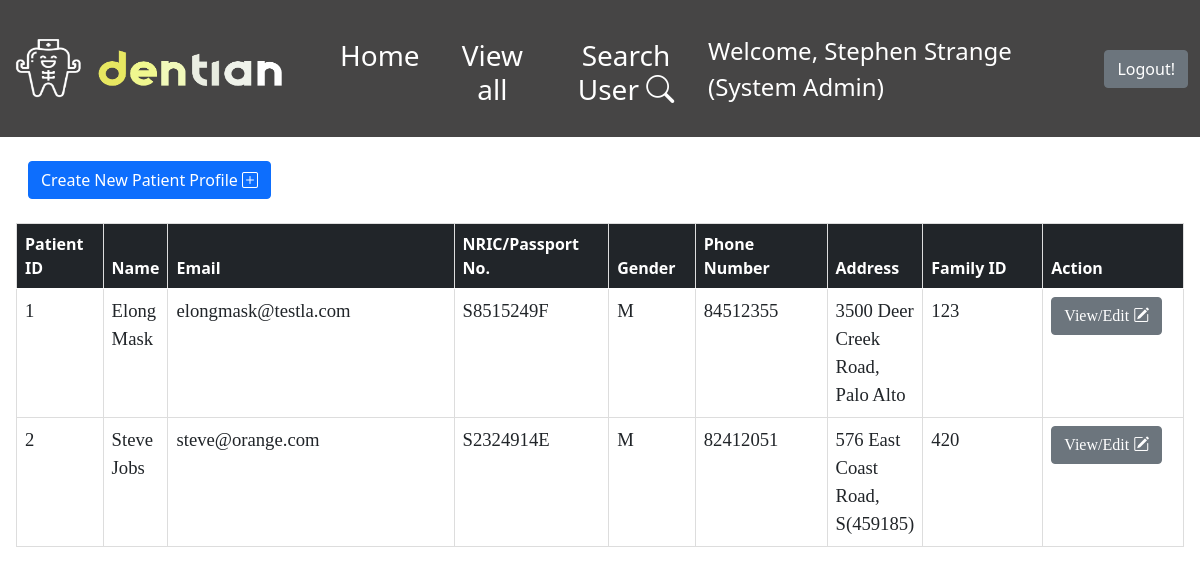
The page /ReceptionistDashboard.php (signed in) on the database as committed earlier.
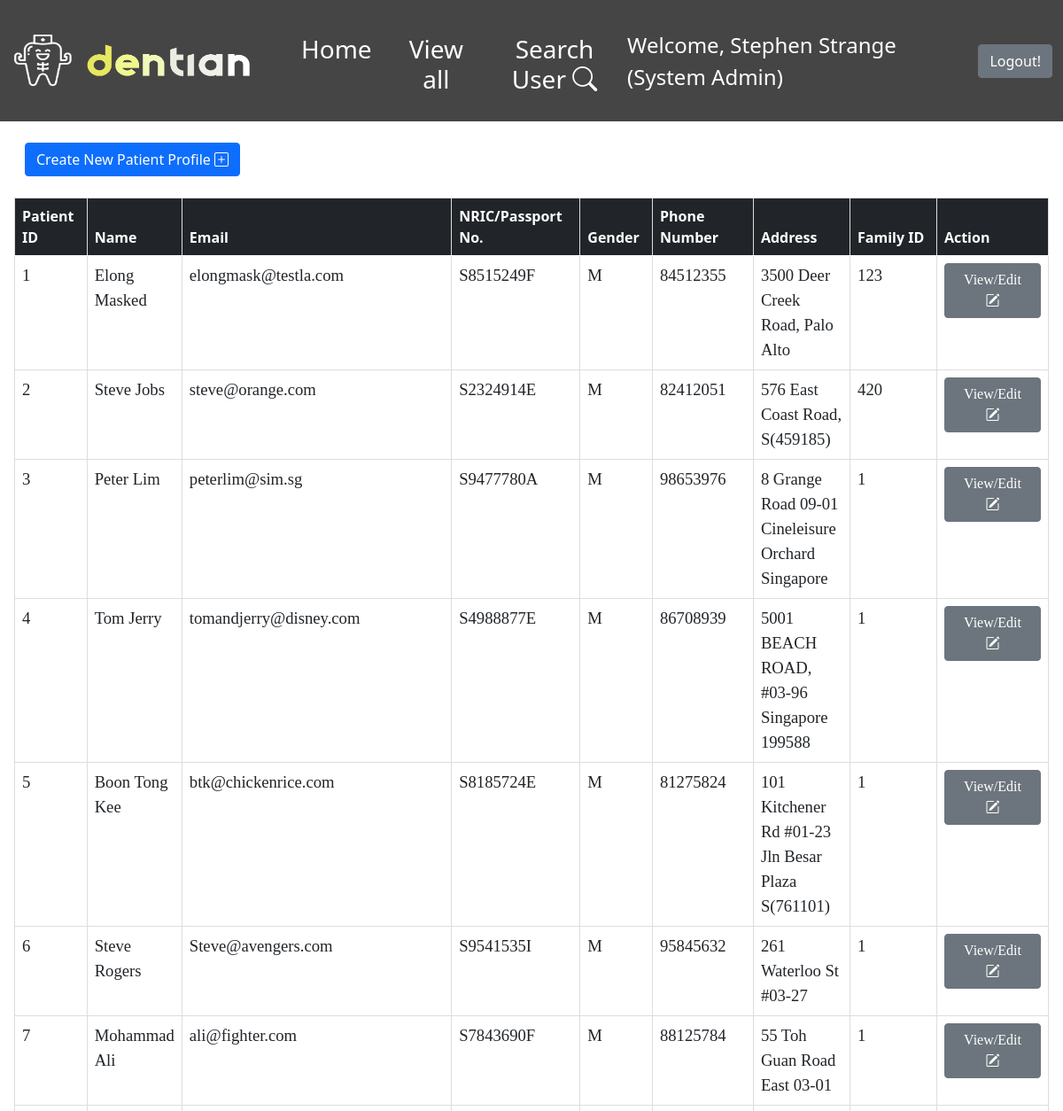
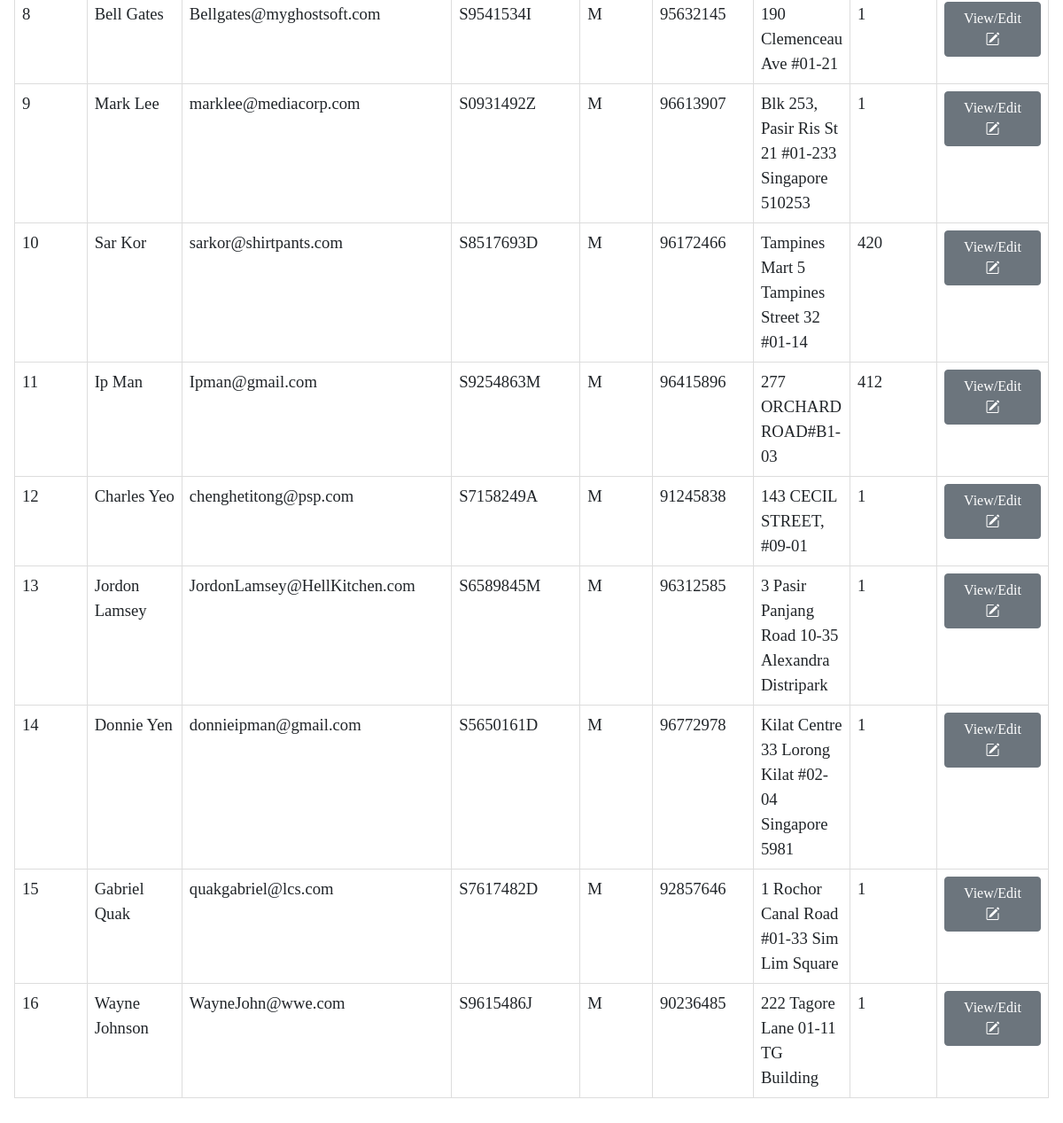
The same page on the database as committed later (2 pictures, top to bottom).
### tables this page shows
CREATE TABLE `patient_profile` (
  `Patient_ID` int(11) NOT NULL,
  `Status` varchar(10) NOT NULL DEFAULT 'Active',
  `First_Name` varchar(20) NOT NULL,
  `Last_Name` varchar(20) NOT NULL,
  `NRIC_PNum` varchar(9) NOT NULL,
  `Gender` char(1) NOT NULL,
  `Birth_Date` date DEFAULT NULL,
  `Address` varchar(50) NOT NULL,
  `Nationality` varchar(100) NOT NULL,
  `Phone_Num` int(8) NOT NULL,
  `Email` varchar(50) NOT NULL,
  `Marital Status` varchar(20) NOT NULL,
  `Occupation` varchar(50) NOT NULL,
  `Smoker` varchar(3) NOT NULL,
  `Allergies` varchar(100) DEFAULT NULL,
  `Long_term_med` varchar(200) DEFAULT NULL,
  `Existing_Med_Conds` varchar(200) DEFAULT NULL,
  `Referred_by_clinic` varchar(50) DEFAULT NULL,
  `Referred_memo` varchar(200) DEFAULT NULL,
  `Family_ID` int(100) DEFAULT NULL,
  `Emer_Name` varchar(20) NOT NULL,
  `Emer_Contact` int(8) NOT NULL,
  `Emer_relation` varchar(10) NOT NULL,
  `Subsidies` varchar(3) NOT NULL
);

### db_connection.php (called while the page is built, shortened)
<?php
class DB_Connect
{
    public function connect()
    {
        try {
            $host2 = "sql6.freemysqlhosting.net";
            $db2 = "sql6501826";
            $username2 = "sql6501826";
            $password2 = "YnaPNqTYI4";
            $conn = new PDO('mysql:host='. $host2 . '; dbname=' . $db2 , $username2, $password2);
            return $conn;
        } catch (PDOException $e) {
            print "Error: " . $e->getMessage() . "<br>";
            die();
        }
    }
}

### ReceptionistDashboard.php (the view, shortened to what this page needs)
<?php
include 'db_connection.php';
include 'Navbar.php';
if (!isset($_SESSION['Role']) && empty($_SESSION['Role'])) {
    header("Location: index.php");
    exit();
} else {
    if (!isset($_SESSION['patientprof']) && empty($_SESSION['patientprof'])) {
        $db = new DB_Connect();
        $stmt = $db->connect()->prepare("SELECT * FROM patient_profile");
        $stmt->execute();
        if ($stmt->rowCount() > 0) {
            $patients_profile = $stmt->fetchAll(PDO::FETCH_ASSOC);
        }
    } else {
        $addSuccess = '';
        $patients_profile =  $_SESSION['patientprof'];
        $errormsg = $_SESSION['errorMsg'];
        $rowCount = $_SESSION['rowCount'];
    }
}
?>
<html>
<head>
    <link rel="stylesheet" href="https://cdn.jsdelivr.net/npm/bootstrap-icons@1.8.1/font/bootstrap-icons.css">
    <link href="https://cdn.jsdelivr.net/npm/bootstrap@5.0.2/dist/css/bootstrap.min.css" rel="stylesheet">
    <link rel="stylesheet" href="https://cdn.jsdelivr.net/npm/bootstrap-icons@1.8.1/font/bootstrap-icons.css">
</head>
<body>
    <div class="w-100 p-3">
        <nav class="navbar navbar-light bg-transparent">
            <div class="container-fluid mb-3">
                <button class="btn btn-primary" type="submit" name="logout" onclick="location.href = 'CreatePatientProfile.php';">Create New Patient Profile <i class="bi bi-plus-square"></i></button>
            </div>
        </nav>
        <table class="table table-hover ps-1">
            <thead class="table-dark">
                <tr>
                    <th scope="col" style="width: 100px">Patient ID</th>
                    <th scope="col">Name</th>
                    <th scope="col" style="width: 400px">Email</th>
                    <th scope="col" style="width: 180px">NRIC/Passport No.</th>
                    <th scope="col" style="width: 100px">Gender</th>
                    <th scope="col" style="width: 180px">Phone Number</th>
                    <th scope="col">Address</th>
                    <th scope="col" style="width: 180px">Family ID</th>
                    <th scope="col" style="width: 180px">Action</th>
                </tr>
            </thead>
            <tbody>
                <?php
                foreach ($patients_profile as $patients) {
                    echo
                    '<tr>' .
                        '<td scope="row">' . $patients['Patient_ID'] . '</td>' .
                        '<td>' . $patients['First_Name'] . ' ' . $patients['Last_Name'] . '</td>' .
                        '<td>' . $patients['Email'] . '</td>' .
                        '<td>' . $patients['NRIC_PNum'] . '</td>' .
                        '<td>' . $patients['Gender'] . '</td>' .
                        '<td>' . $patients['Phone_Num'] . '</td>' .
                        '<td>' . $patients['Address'] . '</td>' .
                        '<td>' . $patients['Family_ID'] . '</td>' .
                        '<td><button type="button" class="btn btn-secondary editBtn">View/Edit <i class="bi bi-pencil-square"></i></button></td>' .
                        '</tr>';
                }
                ?>
            </tbody>
        </table>
    </div>
</body>
</html>

Rows that differ between the two databases and show on the page:
changed patient_profile "Elong": Last_Name "Mask" → "Masked"
added patient_profile: Patient_ID "3", First_Name "Peter", Last_Name "Lim", Email "peterlim@sim.sg", NRIC_PNum "S9477780A", Gender "M", Phone_Num "98653976", Address "8 Grange Road 09-01 Cineleisure Orchard Singapore", Family_ID "1"
added patient_profile: Patient_ID "4", First_Name "Tom", Last_Name "Jerry", Email "tomandjerry@disney.com", NRIC_PNum "S4988877E", Gender "M", Phone_Num "86708939", Address "5001 BEACH ROAD, #03-96 Singapore 199588", Family_ID "1"
added patient_profile: Patient_ID "5", First_Name "Boon", Last_Name "Tong Kee", Email "btk@chickenrice.com", NRIC_PNum "S8185724E", Gender "M", Phone_Num "81275824", Address "101 Kitchener Rd #01-23 Jln Besar Plaza S(761101)", Family_ID "1"
added patient_profile: Patient_ID "6", First_Name "Steve", Last_Name "Rogers", Email "Steve@avengers.com", NRIC_PNum "S9541535I", Gender "M", Phone_Num "95845632", Address "261 Waterloo St #03-27", Family_ID "1"
added patient_profile: Patient_ID "7", First_Name "Mohammad", Last_Name "Ali", Email "ali@fighter.com", NRIC_PNum "S7843690F", Gender "M", Phone_Num "88125784", Address "55 Toh Guan Road East 03-01", Family_ID "1"
added patient_profile: Patient_ID "8", First_Name "Bell", Last_Name "Gates", Email "Bellgates@myghostsoft.com", NRIC_PNum "S9541534I", Gender "M", Phone_Num "95632145", Address "190 Clemenceau Ave #01-21", Family_ID "1"
added patient_profile: Patient_ID "9", First_Name "Mark", Last_Name "Lee", Email "marklee@mediacorp.com", NRIC_PNum "S0931492Z", Gender "M", Phone_Num "96613907", Address "Blk 253, Pasir Ris St 21 #01-233 Singapore 510253", Family_ID "1"
added patient_profile: Patient_ID "10", First_Name "Sar", Last_Name "Kor", Email "sarkor@shirtpants.com", NRIC_PNum "S8517693D", Gender "M", Phone_Num "96172466", Address "Tampines Mart 5 Tampines Street 32 #01-14", Family_ID "420"
added patient_profile: Patient_ID "11", First_Name "Ip", Last_Name "Man", Email "Ipman@gmail.com", NRIC_PNum "S9254863M", Gender "M", Phone_Num "96415896", Address "277 ORCHARD ROAD#B1-03", Family_ID "412"
added patient_profile: Patient_ID "12", First_Name "Charles", Last_Name "Yeo", Email "chenghetitong@psp.com", NRIC_PNum "S7158249A", Gender "M", Phone_Num "91245838", Address "143 CECIL STREET, #09-01", Family_ID "1"
added patient_profile: Patient_ID "13", First_Name "Jordon", Last_Name "Lamsey", Email "JordonLamsey@HellKitchen.com", NRIC_PNum "S6589845M", Gender "M", Phone_Num "96312585", Address "3 Pasir Panjang Road 10-35 Alexandra Distripark", Family_ID "1"
added patient_profile: Patient_ID "14", First_Name "Donnie", Last_Name "Yen", Email "donnieipman@gmail.com", NRIC_PNum "S5650161D", Gender "M", Phone_Num "96772978", Address "Kilat Centre 33 Lorong Kilat #02-04 Singapore 5981", Family_ID "1"
added patient_profile: Patient_ID "15", First_Name "Gabriel", Last_Name "Quak", Email "quakgabriel@lcs.com", NRIC_PNum "S7617482D", Gender "M", Phone_Num "92857646", Address "1 Rochor Canal Road #01-33 Sim Lim Square", Family_ID "1"
added patient_profile: Patient_ID "16", First_Name "Wayne", Last_Name "Johnson", Email "WayneJohn@wwe.com", NRIC_PNum "S9615486J", Gender "M", Phone_Num "90236485", Address "222 Tagore Lane 01-11 TG Building", Family_ID "1"
